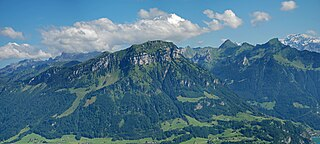
#> input picture python/test_data/mountain_texture.jpg, 320 x 144 px
$ python generate_test_suite.py
#> lines starting #> are read from the running program, lines starting #| are printed output that depends on the picture
#!/usr/bin/env python3
# python/generate_test_suite.py
"""
Comprehensive optical flow test pattern generator.

Generates diverse test cases (translation, rotation, zoom) with known ground truth
for verifying optical flow implementations. Uses OpenCV for professional-grade
geometric transformations.

Usage:
    # Generate all default test patterns
    python generate_test_suite.py

    # Generate specific pattern
    python generate_test_suite.py --pattern translate_large

    # Custom pattern
    python generate_test_suite.py --pattern custom --dx 10 --dy 5 --rotation 3
"""

import argparse
import json
from dataclasses import asdict, dataclass
from pathlib import Path
from typing import Any, Dict, Optional, Tuple

import cv2
import numpy as np
import numpy.typing as npt
from PIL import Image

# Cache directory for base textures
CACHE_DIR = Path(__file__).parent / "test_data"
CACHED_IMAGE = CACHE_DIR / "mountain_texture.jpg"

# Output directory structure
TEST_SUITE_DIR = Path(__file__).parent / "test_suite"


@dataclass
class MotionParameters:
    """Ground truth motion parameters for a test pattern."""

    name: str
    dx: float = 0.0  # Horizontal translation (pixels)
    dy: float = 0.0  # Vertical translation (pixels)
    rotation: float = 0.0  # Rotation angle (degrees, counter-clockwise)
    scale: float = 1.0  # Zoom factor (1.0 = no zoom)
    description: str = ""

    def to_dict(self) -> Dict[str, Any]:
        """Convert to dictionary for JSON export."""
        return asdict(self)


# Predefined test suite covering multiple scenarios
TEST_PATTERNS = {
    # Translation Patterns
    "translate_small": MotionParameters(
        name="translate_small",
        dx=0.5,
        dy=0.5,
        description="Sub-pixel motion (tests fixed-point precision)",
    ),
    "translate_medium": MotionParameters(
        name="translate_medium",
        dx=2.0,
        dy=0.0,
        description="Medium horizontal motion (standard test case)",
    ),
    "translate_large": MotionParameters(
        name="translate_large",
        dx=15.0,
        dy=0.0,
        description="Large motion (challenges single-scale L-K)",
    ),
    "translate_vertical": MotionParameters(
        name="translate_vertical",
        dx=0.0,
        dy=10.0,
        description="Vertical motion test",
    ),
    "translate_diagonal": MotionParameters(
        name="translate_diagonal",
        dx=10.0,
        dy=10.0,
        description="Diagonal motion (tests both components)",
    ),
    # Rotation Patterns (Challenges L-K brightness constancy)
    "rotate_small": MotionParameters(
        name="rotate_small",
        rotation=2.0,
        description="Small rotation (2°) - violates brightness constancy",
    ),
    "rotate_medium": MotionParameters(
        name="rotate_medium",
        rotation=5.0,
        description="Medium rotation (5°) - tests algorithm limits",
    ),
    "rotate_large": MotionParameters(
        name="rotate_large",
        rotation=15.0,
        description="Large rotation (15°) - expected failure for L-K",
    ),
    # Zoom Patterns
    "zoom_in": MotionParameters(
        name="zoom_in",
        scale=1.1,
        description="Zoom in (10% expansion)",
    ),
    "zoom_out": MotionParameters(
        name="zoom_out",
        scale=0.9,
        description="Zoom out (10% contraction)",
    ),
    # Combined Motion
    "translate_rotate": MotionParameters(
        name="translate_rotate",
        dx=5.0,
        dy=5.0,
        rotation=3.0,
        description="Combined translation + rotation",
    ),
    # Edge Cases
    "no_motion": MotionParameters(
        name="no_motion",
        dx=0.0,
        dy=0.0,
        description="Stationary pattern (sanity check - expect zero flow)",
    ),
    "translate_extreme": MotionParameters(
        name="translate_extreme",
        dx=30.0,
        dy=20.0,
        description="Extreme motion (far beyond window size)",
    ),
}


def load_base_texture(width: int = 320, height: int = 240) -> npt.NDArray[np.uint8]:
    """
    Load and resize the base natural texture image.

    Args:
        width: Target width
        height: Target height

    Returns:
        Grayscale uint8 image array

    Raises:
        FileNotFoundError: If base texture doesn't exist
    """
#> called with width = 320, height = 240
    if not CACHED_IMAGE.exists():
        raise FileNotFoundError(
            f"Base texture not found at {CACHED_IMAGE}. "
            "Please ensure mountain_texture.jpg exists in python/test_data/"
        )

    img = Image.open(CACHED_IMAGE).convert("L")
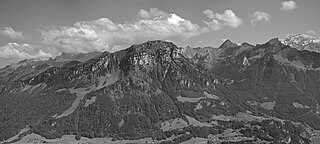
#> img: PIL image 320x144 L; min 10, max 255, mean 108.2
    img_resized = img.resize((width, height), Image.Resampling.BILINEAR)
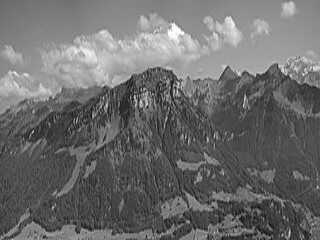
#> img_resized: PIL image 320x240 L; min 12, max 255, mean 108.2
    return np.array(img_resized, dtype=np.uint8)


def apply_motion_opencv(
    frame: npt.NDArray[np.uint8], params: MotionParameters
) -> npt.NDArray[np.uint8]:
    """
    Apply geometric transformation using OpenCV's warpAffine.

    Combines translation, rotation, and scaling into a single affine transform.
    Uses bilinear interpolation for sub-pixel accuracy.

    Args:
        frame: Input grayscale image (uint8)
        params: Motion parameters to apply

    Returns:
        Transformed image (same size as input)
    """
    height, width = frame.shape
#> height = 240; width = 320
    center = (width / 2.0, height / 2.0)
#> center = (160, 120)

    # Build transformation matrix
    # Order: scale -> rotate -> translate
    M = cv2.getRotationMatrix2D(center, params.rotation, params.scale)
#> M = [[1, 0, 0], [0, 1, 0]]

    # Add translation (modify the translation column)
    M[0, 2] += params.dx
    M[1, 2] += params.dy

    # Apply transformation
    # - INTER_LINEAR: Bilinear interpolation (sub-pixel accurate)
    # - BORDER_CONSTANT: Fill with gray (128) to match natural edges
    warped = cv2.warpAffine(
        frame,
        M,
        (width, height),
        flags=cv2.INTER_LINEAR,
        borderMode=cv2.BORDER_CONSTANT,
        borderValue=128,
    )
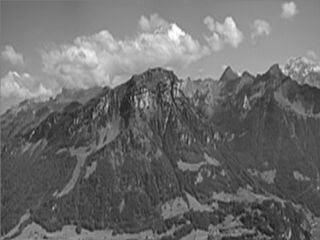
#> warped: shape (240, 320); min 28, max 254, mean 108.4

    return warped.astype(np.uint8)


def generate_test_pattern(
    params: MotionParameters,
    width: int = 320,
    height: int = 240,
    output_dir: Optional[Path] = None,
    save_mem: bool = True,
    save_bin: bool = True,
    save_png: bool = True,
) -> Tuple[npt.NDArray[np.uint8], npt.NDArray[np.uint8]]:
    """
    Generate a single test pattern (frame pair + metadata).

    Args:
        params: Motion parameters defining the test case
        width: Frame width
        height: Frame height
        output_dir: Where to save outputs (None = don't save)
        save_mem: Export .mem files for Verilog $readmemh
        save_bin: Export raw binary files
        save_png: Export PNG visualization

    Returns:
        Tuple of (frame_0, frame_1) as uint8 arrays
    """
    # Load base texture
    frame_0 = load_base_texture(width, height)

    # Apply motion to create frame_1
    frame_1 = apply_motion_opencv(frame_0, params)

    # Save outputs if directory specified
    if output_dir is not None:
        pattern_dir = output_dir / params.name
        pattern_dir.mkdir(parents=True, exist_ok=True)

        # Save metadata (ground truth)
        metadata = {
            "pattern_name": params.name,
            "description": params.description,
            "resolution": {"width": width, "height": height},
            "motion_parameters": params.to_dict(),
            "expected_flow": {
                "u_mean": params.dx if params.rotation == 0 and params.scale == 1.0 else "variable",
                "v_mean": params.dy if params.rotation == 0 and params.scale == 1.0 else "variable",
                "note": "For rotation/zoom, flow varies spatially. Use test regions.",
            },
        }

        with open(pattern_dir / "metadata.json", "w") as f:
            json.dump(metadata, f, indent=2)

        # Binary format (for Python processing)
        if save_bin:
            frame_0.tofile(pattern_dir / "frame_00.bin")
            frame_1.tofile(pattern_dir / "frame_01.bin")

        # Hex memory format (for RTL testbenches)
        if save_mem:
            with open(pattern_dir / "frame_00.mem", "w") as f:
                for val in frame_0.flatten():
                    f.write(f"{val:02x}\n")
#> this loop made 76800 passes
#> val on passes 1 to 3: 102, 103, 104

            with open(pattern_dir / "frame_01.mem", "w") as f:
                for val in frame_1.flatten():
                    f.write(f"{val:02x}\n")
#> this loop made 76800 passes
#> val on passes 1 to 3: 122, 115, 116

        # PNG visualization (for documentation/debugging)
        if save_png:
            Image.fromarray(frame_0).save(pattern_dir / "frame_00.png")
            Image.fromarray(frame_1).save(pattern_dir / "frame_01.png")

            # Side-by-side comparison
            comparison = np.hstack([frame_0, frame_1])
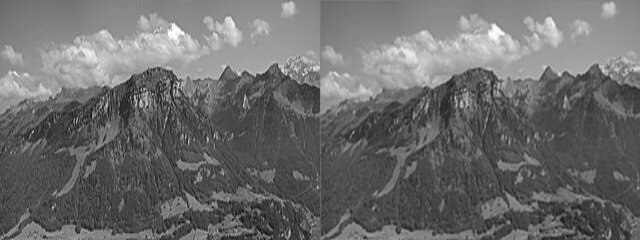
#> comparison: shape (240, 640); min 12, max 255, mean 108.3
            Image.fromarray(comparison).save(pattern_dir / "comparison.png")

        print(f"  Generated: {params.name}")
        print(
            f"    Motion: dx={params.dx:.1f}, dy={params.dy:.1f}, "
            f"rot={params.rotation:.1f}°, scale={params.scale:.2f}"
        )

    return frame_0, frame_1


def generate_full_suite(
    width: int = 320, height: int = 240, output_dir: Optional[Path] = None
) -> None:
    """
    Generate all predefined test patterns.

    Args:
        width: Frame width
        height: Frame height
        output_dir: Output directory (None = TEST_SUITE_DIR)
    """
    if output_dir is None:
        output_dir = TEST_SUITE_DIR

    output_dir.mkdir(parents=True, exist_ok=True)

    print("=" * 60)
    print("Generating Optical Flow Test Suite")
    print("=" * 60)
    print(f"Resolution: {width}x{height}")
    print(f"Output directory: {output_dir}")
    print(f"Number of patterns: {len(TEST_PATTERNS)}")
    print("")

    for pattern_name, params in TEST_PATTERNS.items():
        generate_test_pattern(params, width, height, output_dir)

    # Generate suite index (for test runners)
    suite_index = {
        "suite_name": "Optical Flow Verification Suite",
        "resolution": {"width": width, "height": height},
        "num_patterns": len(TEST_PATTERNS),
        "patterns": {name: params.to_dict() for name, params in TEST_PATTERNS.items()},
    }

    with open(output_dir / "suite_index.json", "w") as f:
        json.dump(suite_index, f, indent=2)

    print("")
    print("=" * 60)
    print("Test Suite Generation Complete")
    print("=" * 60)
    print(f"Generated {len(TEST_PATTERNS)} test patterns")
    print(f"Suite index: {output_dir / 'suite_index.json'}")
    print("")


def main() -> None:
    """CLI entry point."""
    parser = argparse.ArgumentParser(
        description="Generate optical flow test patterns with known ground truth",
        formatter_class=argparse.RawDescriptionHelpFormatter,
        epilog="""
Examples:
  # Generate full test suite
  python generate_test_suite.py

  # Generate specific pattern
  python generate_test_suite.py --pattern translate_large

  # Custom motion
  python generate_test_suite.py --pattern custom --dx 12 --dy 3 --rotation 2

  # List available patterns
  python generate_test_suite.py --list
        """,
    )

    parser.add_argument(
        "--pattern",
        type=str,
        default="all",
        help='Test pattern to generate ("all" or specific name)',
    )
    parser.add_argument("--list", action="store_true", help="List available test patterns")
    parser.add_argument("--width", type=int, default=320, help="Frame width")
    parser.add_argument("--height", type=int, default=240, help="Frame height")
    parser.add_argument("--output-dir", type=str, default=None, help="Output directory")

    # Custom motion parameters
    parser.add_argument("--dx", type=float, default=0.0, help="Custom horizontal translation")
    parser.add_argument("--dy", type=float, default=0.0, help="Custom vertical translation")
    parser.add_argument("--rotation", type=float, default=0.0, help="Custom rotation (degrees)")
    parser.add_argument("--scale", type=float, default=1.0, help="Custom zoom factor")

    args = parser.parse_args()

    # List patterns if requested
    if args.list:
        print("\nAvailable Test Patterns:")
        print("-" * 60)
        for name, params in TEST_PATTERNS.items():
            print(f"{name:25s} - {params.description}")
        print("")
        return

    output_dir = Path(args.output_dir) if args.output_dir else TEST_SUITE_DIR

    # Generate patterns
    if args.pattern == "all":
        generate_full_suite(args.width, args.height, output_dir)

    elif args.pattern == "custom":
        # Generate custom pattern
        params = MotionParameters(
            name="custom",
            dx=args.dx,
            dy=args.dy,
            rotation=args.rotation,
            scale=args.scale,
            description=f"Custom: dx={args.dx}, dy={args.dy}, rot={args.rotation}°",
        )
        print(f"Generating custom pattern: {params.description}")
        generate_test_pattern(params, args.width, args.height, output_dir)
        print(f"Saved to: {output_dir / 'custom'}")

    elif args.pattern in TEST_PATTERNS:
        # Generate specific pattern
        params = TEST_PATTERNS[args.pattern]
        print(f"Generating pattern: {params.name}")
        print(f"  {params.description}")
        generate_test_pattern(params, args.width, args.height, output_dir)
        print(f"Saved to: {output_dir / params.name}")

    else:
        print(f"ERROR: Unknown pattern '{args.pattern}'")
        print("Use --list to see available patterns")
        exit(1)


if __name__ == "__main__":
    main()
